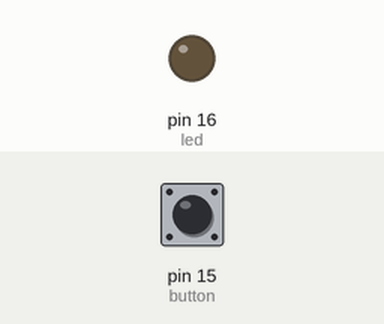
Simulated run of this sketch. Board: Arduino Uno, built with avr-gcc and run on an emulated ATmega328P. On the bench: output pins drawn as LEDs (lit = HIGH). Inputs (shaded band) come from the test bench; at power-on: pin 15 (button) HIGH.

Above: at 1.2 s.
1.3 s: pin 15 (button) pulled LOW for 0.15 s
At 1.9 s:
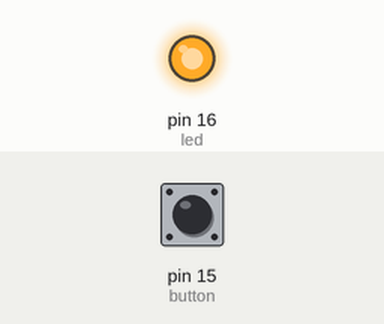
2.9 s: pin 15 (button) pulled LOW for 1 s
At 4.3 s:
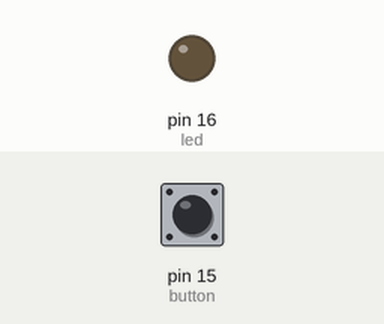
5.4 s: pin 15 (button) pulled LOW for 3.2 s
At 6.2 s:
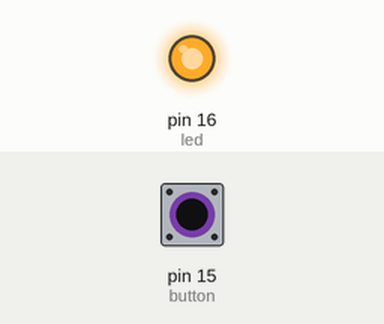
Timing chart, 0 to 8.4 s (numbered marks = the images above; inputs shaded):
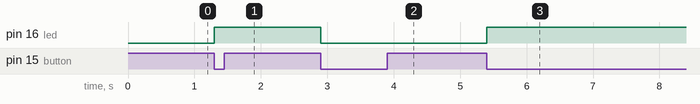

The sketch:

Project2.ino
```cpp
int led = 16;
int button = 15;
int buttonState = 0;
int lastButtonState = 0;
bool ledState = LOW;

void setup() {
  pinMode(led, OUTPUT);
  pinMode(button, INPUT_PULLUP);
}
void loop() {
  buttonState = digitalRead(button);
  if (buttonState == LOW && lastButtonState == HIGH) {
    ledState = !ledState;
    digitalWrite(led, ledState);
  }
  lastButtonState = buttonState;
  delay(50);
}
```

Measured:
- after the input at 1.3 s, pin 16 (led): LOW → HIGH at once
- after the input at 2.9 s, pin 16 (led): HIGH → LOW at once
- after the input at 5.4 s, pin 16 (led): LOW → HIGH at once
